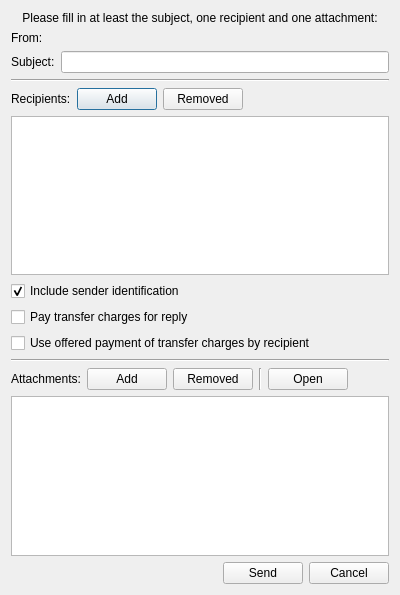
<?xml version="1.0" encoding="UTF-8"?>
<ui version="4.0">
 <class>SentMessageDialog</class>
 <widget class="QDialog" name="SentMessageDialog">
  <property name="geometry">
   <rect>
    <x>0</x>
    <y>0</y>
    <width>400</width>
    <height>595</height>
   </rect>
  </property>
  <property name="font">
   <font>
    <weight>50</weight>
    <bold>false</bold>
   </font>
  </property>
  <property name="windowTitle">
   <string>Create and sent message</string>
  </property>
  <property name="windowIcon">
   <iconset resource="../../../res/resources.qrc">
    <normaloff>:/icons/16x16/datovka-message-reply.png</normaloff>:/icons/16x16/datovka-message-reply.png</iconset>
  </property>
  <layout class="QVBoxLayout" name="verticalLayout">
   <item>
    <widget class="QLabel" name="InfoText">
     <property name="font">
      <font>
       <weight>50</weight>
       <bold>false</bold>
      </font>
     </property>
     <property name="layoutDirection">
      <enum>Qt::LeftToRight</enum>
     </property>
     <property name="text">
      <string>Please fill in at least the subject, one recipient and one attachment:</string>
     </property>
     <property name="alignment">
      <set>Qt::AlignCenter</set>
     </property>
    </widget>
   </item>
   <item>
    <layout class="QHBoxLayout" name="horizontalLayout_2">
     <item>
      <widget class="QLabel" name="FromLabel">
       <property name="font">
        <font>
         <weight>50</weight>
         <bold>false</bold>
        </font>
       </property>
       <property name="text">
        <string>From:</string>
       </property>
      </widget>
     </item>
     <item>
      <widget class="QLabel" name="FromUser">
       <property name="text">
        <string/>
       </property>
      </widget>
     </item>
    </layout>
   </item>
   <item>
    <layout class="QHBoxLayout" name="horizontalLayout_3">
     <item>
      <widget class="QLabel" name="SubjectLabel">
       <property name="font">
        <font>
         <weight>50</weight>
         <bold>false</bold>
        </font>
       </property>
       <property name="text">
        <string>Subject:</string>
       </property>
      </widget>
     </item>
     <item>
      <widget class="QLineEdit" name="SubjectText">
       <property name="font">
        <font>
         <weight>50</weight>
         <bold>false</bold>
        </font>
       </property>
      </widget>
     </item>
    </layout>
   </item>
   <item>
    <widget class="Line" name="line_2">
     <property name="orientation">
      <enum>Qt::Horizontal</enum>
     </property>
    </widget>
   </item>
   <item>
    <layout class="QHBoxLayout" name="horizontalLayout_4">
     <item>
      <widget class="QLabel" name="RecipientLabel">
       <property name="font">
        <font>
         <weight>50</weight>
         <bold>false</bold>
        </font>
       </property>
       <property name="text">
        <string>Recipients:</string>
       </property>
      </widget>
     </item>
     <item>
      <widget class="QPushButton" name="AddRecipient">
       <property name="font">
        <font>
         <weight>50</weight>
         <bold>false</bold>
        </font>
       </property>
       <property name="text">
        <string>Add</string>
       </property>
       <property name="icon">
        <iconset resource="../../../res/resources.qrc">
         <normaloff>:/icons/3party/plus_16.png</normaloff>:/icons/3party/plus_16.png</iconset>
       </property>
      </widget>
     </item>
     <item>
      <widget class="QPushButton" name="RemoveRecipient">
       <property name="font">
        <font>
         <weight>50</weight>
         <bold>false</bold>
        </font>
       </property>
       <property name="text">
        <string>Removed</string>
       </property>
       <property name="icon">
        <iconset resource="../../../res/resources.qrc">
         <normaloff>:/icons/3party/delete_16.png</normaloff>:/icons/3party/delete_16.png</iconset>
       </property>
      </widget>
     </item>
     <item>
      <spacer name="RecipienthorizontalSpacer">
       <property name="orientation">
        <enum>Qt::Horizontal</enum>
       </property>
       <property name="sizeHint" stdset="0">
        <size>
         <width>40</width>
         <height>20</height>
        </size>
       </property>
      </spacer>
     </item>
    </layout>
   </item>
   <item>
    <widget class="QTreeView" name="RecipientTree"/>
   </item>
   <item>
    <widget class="QCheckBox" name="checkBox_1">
     <property name="font">
      <font>
       <weight>50</weight>
       <bold>false</bold>
      </font>
     </property>
     <property name="text">
      <string>Include sender identification</string>
     </property>
     <property name="checked">
      <bool>true</bool>
     </property>
    </widget>
   </item>
   <item>
    <widget class="QCheckBox" name="checkBox_2">
     <property name="font">
      <font>
       <weight>50</weight>
       <bold>false</bold>
      </font>
     </property>
     <property name="text">
      <string>Pay transfer charges for reply</string>
     </property>
    </widget>
   </item>
   <item>
    <widget class="QCheckBox" name="checkBox_3">
     <property name="font">
      <font>
       <weight>50</weight>
       <bold>false</bold>
      </font>
     </property>
     <property name="text">
      <string>Use offered payment of transfer charges by recipient</string>
     </property>
    </widget>
   </item>
   <item>
    <widget class="Line" name="line">
     <property name="orientation">
      <enum>Qt::Horizontal</enum>
     </property>
    </widget>
   </item>
   <item>
    <layout class="QHBoxLayout" name="horizontalLayout_5">
     <item>
      <widget class="QLabel" name="AttachmentLabel">
       <property name="font">
        <font>
         <weight>50</weight>
         <bold>false</bold>
        </font>
       </property>
       <property name="text">
        <string>Attachments:</string>
       </property>
      </widget>
     </item>
     <item>
      <widget class="QPushButton" name="AddAttachment">
       <property name="font">
        <font>
         <weight>50</weight>
         <bold>false</bold>
        </font>
       </property>
       <property name="text">
        <string>Add</string>
       </property>
       <property name="icon">
        <iconset resource="../../../res/resources.qrc">
         <normaloff>:/icons/3party/plus_16.png</normaloff>:/icons/3party/plus_16.png</iconset>
       </property>
      </widget>
     </item>
     <item>
      <widget class="QPushButton" name="RemoveAttachment">
       <property name="font">
        <font>
         <weight>50</weight>
         <bold>false</bold>
        </font>
       </property>
       <property name="text">
        <string>Removed</string>
       </property>
       <property name="icon">
        <iconset resource="../../../res/resources.qrc">
         <normaloff>:/icons/3party/delete_16.png</normaloff>:/icons/3party/delete_16.png</iconset>
       </property>
      </widget>
     </item>
     <item>
      <widget class="Line" name="line_3">
       <property name="orientation">
        <enum>Qt::Vertical</enum>
       </property>
      </widget>
     </item>
     <item>
      <widget class="QPushButton" name="OpenAttachment">
       <property name="font">
        <font>
         <weight>50</weight>
         <bold>false</bold>
        </font>
       </property>
       <property name="text">
        <string>Open</string>
       </property>
       <property name="icon">
        <iconset resource="../../../res/resources.qrc">
         <normaloff>:/icons/3party/monitor_16.png</normaloff>:/icons/3party/monitor_16.png</iconset>
       </property>
      </widget>
     </item>
     <item>
      <spacer name="AttachhorizontalSpacer_3">
       <property name="orientation">
        <enum>Qt::Horizontal</enum>
       </property>
       <property name="sizeHint" stdset="0">
        <size>
         <width>40</width>
         <height>20</height>
        </size>
       </property>
      </spacer>
     </item>
    </layout>
   </item>
   <item>
    <widget class="QTreeView" name="AttachmentTree"/>
   </item>
   <item>
    <layout class="QHBoxLayout" name="horizontalLayout">
     <item>
      <spacer name="horizontalSpacer">
       <property name="orientation">
        <enum>Qt::Horizontal</enum>
       </property>
       <property name="sizeHint" stdset="0">
        <size>
         <width>40</width>
         <height>20</height>
        </size>
       </property>
      </spacer>
     </item>
     <item>
      <widget class="QPushButton" name="SendMessageButton">
       <property name="font">
        <font>
         <weight>50</weight>
         <bold>false</bold>
        </font>
       </property>
       <property name="text">
        <string>Send</string>
       </property>
      </widget>
     </item>
     <item>
      <widget class="QPushButton" name="CancelButton">
       <property name="font">
        <font>
         <weight>50</weight>
         <bold>false</bold>
        </font>
       </property>
       <property name="text">
        <string>Cancel</string>
       </property>
      </widget>
     </item>
    </layout>
   </item>
  </layout>
 </widget>
 <resources>
  <include location="../../../res/resources.qrc"/>
 </resources>
 <connections/>
</ui>
